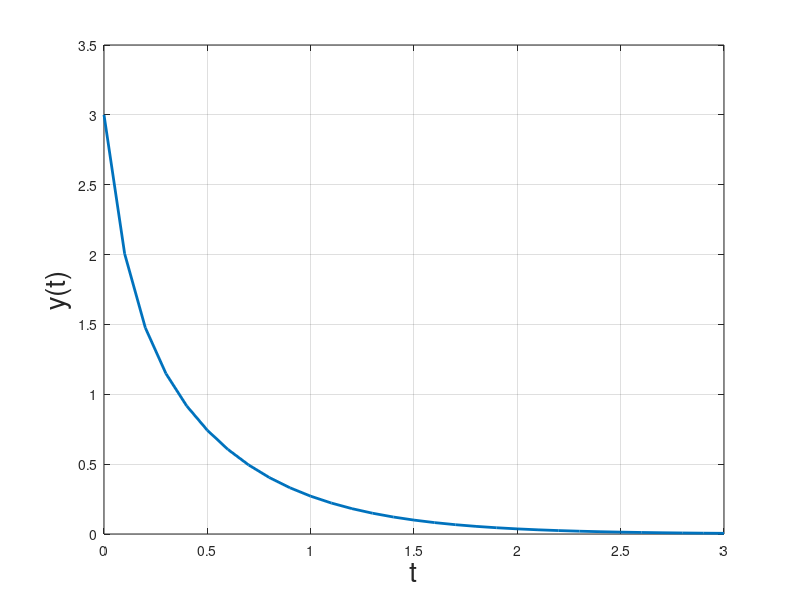

Reproduce this figure in MATLAB. (Note: this script raises an error after producing the figure.)
% BE 404 HW 1
% Stefan Lütschg
%% Problem 3 Part D
clear,clc,close all
numerator = [3 22];
denominator = [1 12 20];
H = tf(numerator,denominator);
t = 0:0.1:3;
y = impulse(H,t);
plot(t,y,'LineWidth',2);
xlabel('t','FontSize',20);
ylabel('y(t)','FontSize',20);
grid on;
ax = gca;
ax.FontSize = 20;